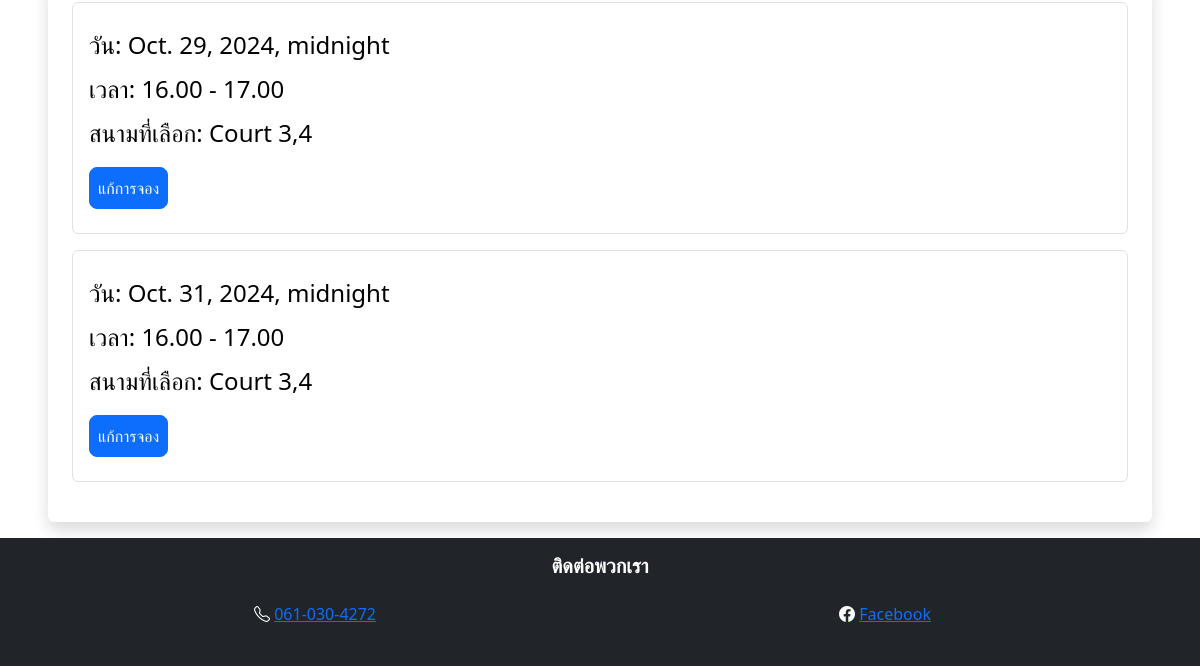
Before: /user-panel (signed in, lower part) with the older database file.
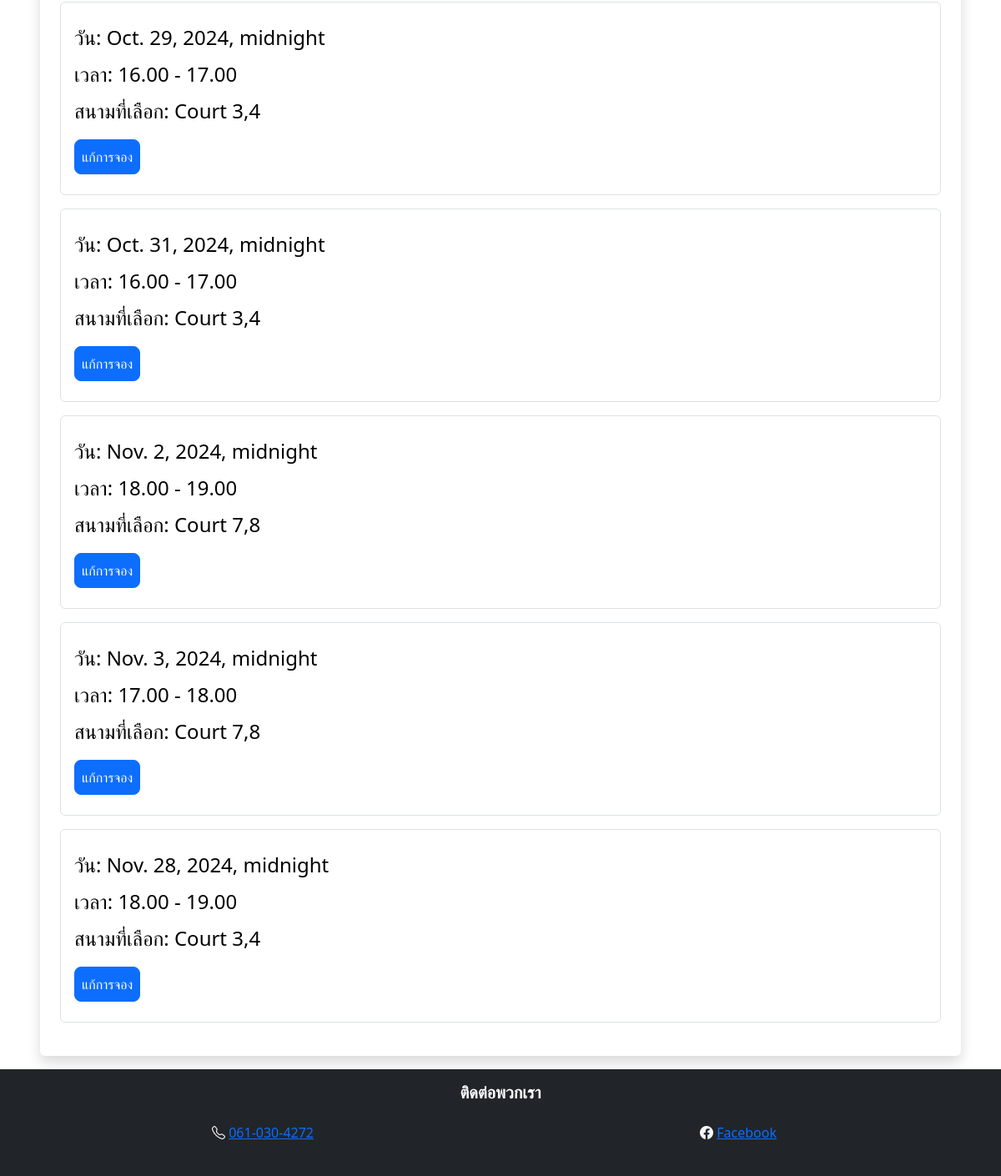
After: the same page with the newer database file.
### reserve/models.py (models this page shows, shortened)
class CourtBooking(models.Model):
    user = models.ForeignKey(User, on_delete=models.CASCADE, null=True, blank=True)
    courts = models.CharField(max_length=50, choices=COURT_CHOICES, default="Court 3,4")
    day = models.DateTimeField(default=datetime.now)
    time = models.CharField(max_length=30, choices=TIME_CHOICES, default="16.00 - 17.00")
    time_ordered = models.DateTimeField(default=datetime.now, blank=True)

### reserve/views.py (the view)
# urls.py: path('user-panel', views.userPanel, name='userPanel'),
def userPanel(request):
    user = request.user
    courtbooking = CourtBooking.objects.filter(user=user).order_by('day', 'time')
    return render(request, 'userPanel.html', {
        'user':user,
        'courtbooking':courtbooking,
    })

### reserve/templates/userPanel.html (shortened to what this page needs)
{% extends 'layout_2.html' %}
{% load static %}
{% block body %}
{% if user.is_authenticated %}
{% if courtbooking.count > 0 %}
<div class="mt-5 ">
    <div class="shadow p-4 mb-3 bg-body bg-body rounded text-black  m-5">
        {% for booking in courtbooking %}
        <div class="list-group fs-4 border p-3 mb-3">
            <p class="list-group mt-2">วัน: {{ booking.day }}</p>
            <p class="list-group mt-2">เวลา: {{ booking.time }}</p>
            <p class="list-group mt-2">สนามที่เลือก: {{ booking.courts }}</p>
            <div class="mt-3 mb-2">
                <a class="btn btn-primary rounded-3 p-2" href="{% url 'userUpdate' booking.id %}">แก้การจอง</a>
            </div>
        </div>
        {% endfor %}
    </div>
</div>
{% endif %}
{% else %}
<div class="shadow p-4 mb-5 bg-body bg-body rounded text-black  m-5">
    <h1 class="p-2  ms-3">โปรดเข้าสู่ระบบ!</h1>
    <a href="{% url 'login' %}" class="btn btn-primary text-white">เข้าสู่ระบบ</a>
</div>
{% endif %}
{% endblock %}

Changed rows visible on the page:
added CourtBooking: day "Nov. 2, 2024, midnight", time "18.00 - 19.00", courts "Court 7,8"
added CourtBooking: day "Nov. 3, 2024, midnight", time "17.00 - 18.00", courts "Court 7,8"
added CourtBooking: day "Nov. 28, 2024, midnight", time "18.00 - 19.00", courts "Court 3,4"
